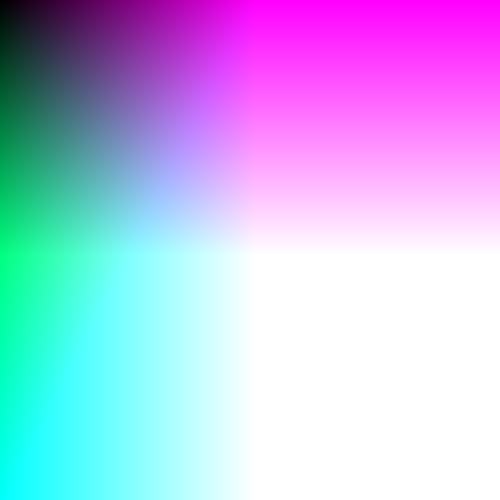
Frame 1 (no input)
Frame 60 (the mouse pressed at the canvas centre just before this capture): identical to frame 1, image omitted
Frame 120 (the mouse held since frame 60 and released just before this capture): identical to frame 1, image omitted

The Processing sketch that drew this single still picture (run headless with seeded random() and noise(); from frame 60 on, the mouse is pressed at the canvas centre):

// Processing sketch: gradient
// ── gradient.pde
void setup() {

  size(500, 500);
}

void draw() {
  loadPixels();
  int i = width/255; 
  int j = height / 255;
  for (int x = 0; x < width; x++) {
    for (int y = 0; y < height; y++) {
      pixels[x+y*width] = color(x*i, y*j, x+y/2);
    }
  }


  updatePixels();
}
